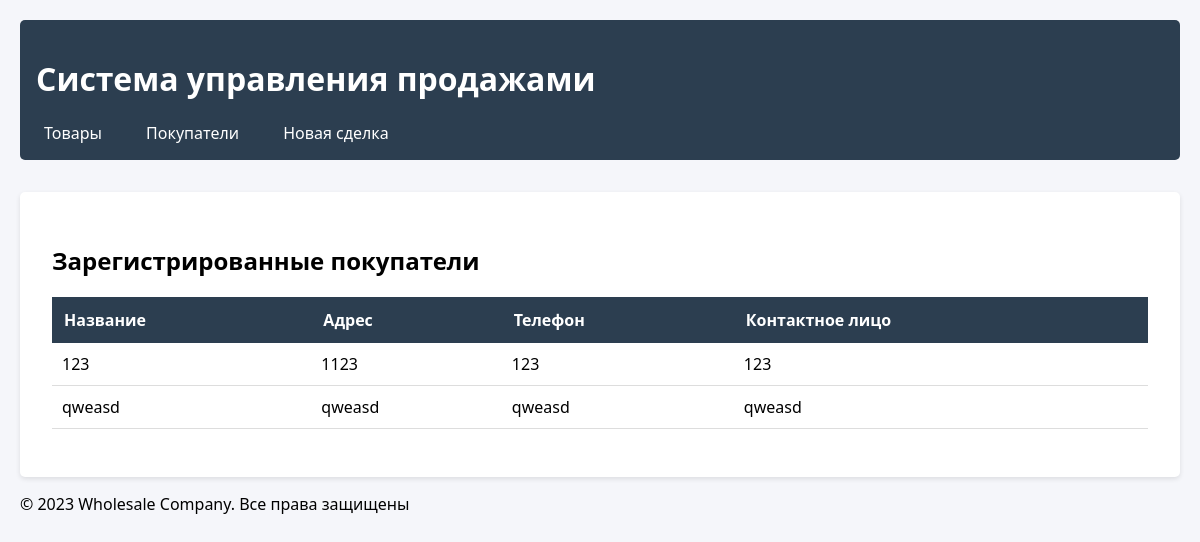
Before: /customers/ with the older database file.
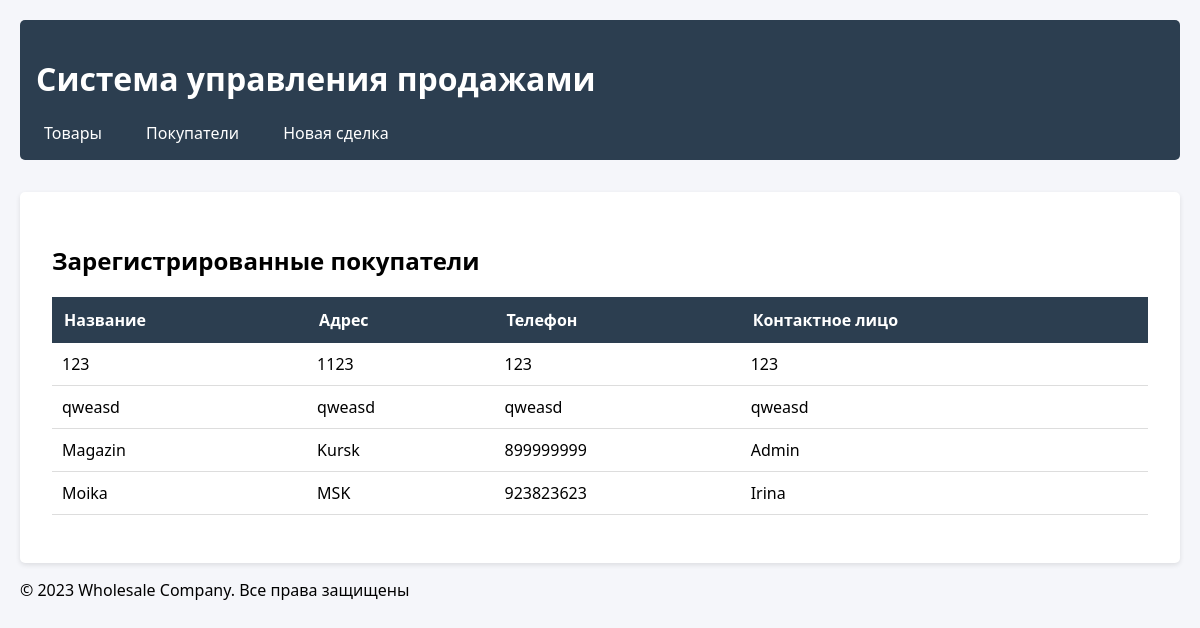
After: the same page with the newer database file.
### sales/models.py (models this page shows, shortened)
class Customer(models.Model):
    name = models.CharField("Наименование", max_length=255)
    address = models.TextField("Адрес")
    phone = models.CharField("Телефон", max_length=20)
    contact_person = models.CharField("Контактное лицо", max_length=255)

### sales/views.py (the view)
# urls.py: path('customers/', views.customer_list, name='customer_list'),
def customer_list(request):
    customers = Customer.objects.all()
    return render(request, 'sales/customer_list.html', {'customers': customers})

### sales/templates/sales/customer_list.html (shortened to what this page needs)
{% extends "sales/base.html" %}
{% load static %}
{% block content %}
<div class="container">
    <h2>Зарегистрированные покупатели</h2>
    <table>
        <thead>
            <tr>
                <th>Название</th>
                <th>Адрес</th>
                <th>Телефон</th>
                <th>Контактное лицо</th>
            </tr>
        </thead>
        <tbody>
            {% for customer in customers %}
            <tr>
                <td>{{ customer.name }}</td>
                <td>{{ customer.address }}</td>
                <td>{{ customer.phone }}</td>
                <td>{{ customer.contact_person }}</td>
            </tr>
            {% endfor %}
        </tbody>
    </table>
</div>
{% endblock %}

### sales/templates/sales/base.html (shortened to what this page needs)
{% load static %}
<!DOCTYPE html>
<html lang="ru">
<head>
    <link rel="stylesheet" href="{% static 'sales/style.css' %}">
</head>
<body>
    <header>
        <h1>Система управления продажами</h1>
        <nav>
            <a href="{% url 'product_list' %}">Товары</a>
            <a href="{% url 'customer_list' %}">Покупатели</a>
            <a href="{% url 'deal_create' %}">Новая сделка</a>
        </nav>
    </header>
    <main>
        {% block content %}
        {% endblock %}
    </main>
    <footer>
        <p>© 2023 Wholesale Company. Все права защищены</p>
    </footer>
</body>
</html>

### sales/static/sales/style.css (style rules this page uses)
:root { --primary-color: #2c3e50; --secondary-color: #3498db; }
body { font-family: 'Segoe UI', Tahoma, Geneva, Verdana, sans-serif; margin: 0; padding: 20px; background-color: #f5f6fa; }
header { background-color: var(--primary-color); color: white; padding: 1rem; margin-bottom: 2rem; border-radius: 5px; }
nav a { color: white; text-decoration: none; margin-right: 1.5rem; padding: 0.5rem; transition: all 0.3s; }
.container { background-color: white; padding: 2rem; border-radius: 5px; box-shadow: 0 2px 5px rgba(0,0,0,0.1); }
table { width: 100%; border-collapse: collapse; margin: 1rem 0; }
th { background-color: var(--primary-color); color: white; padding: 12px; text-align: left; }
td { padding: 10px; border-bottom: 1px solid #ddd; }

Changed rows visible on the page:
added Customer: name "Magazin", address "Kursk", phone "899999999", contact_person "Admin"
added Customer: name "Moika", address "MSK", phone "923823623", contact_person "Irina"
